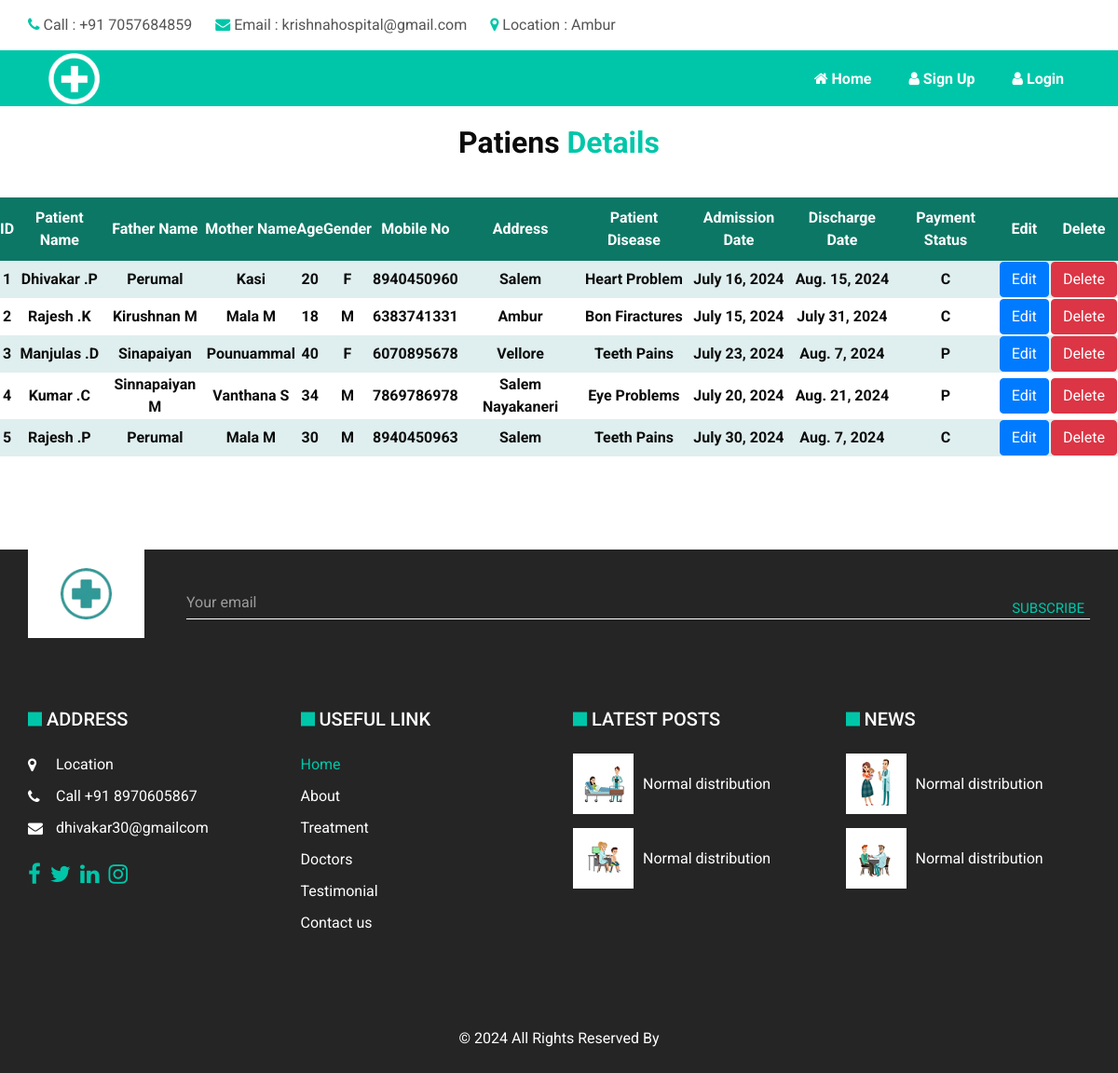
The page /datapations/ on the database its author committed.
### Myapps/models.py (models this page shows, shortened)
class PatientDetail(models.Model):
    GENDER_CHOICES = [
        ('M', 'Male'),
        ('F', 'Female'),
        ('O', 'Other'),
    ]
    PAYMENT_CHOICES = [
        ('C', 'Completed'),
        ('P', 'Pending'),
    ]
    first_name = models.CharField(max_length=100)
    last_name = models.CharField(max_length=100)
    father_name = models.CharField(max_length=100)
    mother_name = models.CharField(max_length=100)
    age = models.IntegerField()
    gender = models.CharField(max_length=1, choices=GENDER_CHOICES)
    email = models.EmailField()
    mobile_no = models.CharField(max_length=15)
    address = models.TextField()
    patient_disease = models.TextField()
    admission_date = models.DateField()
    discharge_date = models.DateField()
    payment_status = models.CharField(max_length=1, choices=PAYMENT_CHOICES)

### Myapps/views.py (the view)
# urls.py: path('datapations/',views.datapations,name='datapations'),
def datapations(request):
    pdatas=PatientDetail.objects.all()
    return render(request,'PasantsDetails/pationsdatas.html',{'pdatas':pdatas})

### Myapps/templates/PasantsDetails/pationsdatas.html (shortened to what this page needs)
{% extends 'Main/main.html' %}
{% load static %}
{% block content %}
<div class="tab" style="margin-bottom: 30px; margin-top: 20px;">
    <div class="heading_container heading_center">
        <h2 style="margin-bottom: 20px;">
            Patiens <span>Details</span>
        </h2>
    </div>
    <div class="tab" style="margin-bottom: 100px; margin-top: 20px;">
        <table>
            <thead>
                <tr>
                    <th>ID</th>
                    <th>Patient Name</th>
                    <th>Father Name</th>
                    <th>Mother Name</th>
                    <th>Age</th>
                    <th>Gender</th>
                    <th>Mobile No</th>
                    <th>Address</th>
                    <th>Patient Disease</th>
                    <th>Admission Date</th>
                    <th>Discharge Date</th>
                    <th>Payment Status</th>
                    <th>Edit</th>
                    <th>Delete</th>
                </tr>
            </thead>
            <tbody>
                {% for datas in pdatas %}
                <tr>
                    <td>{{ datas.id }}</td>
                    <td>{{ datas.first_name }} .{{ datas.last_name }}</td>
                    <td>{{ datas.father_name }}</td>
                    <td>{{ datas.mother_name }}</td>
                    <td>{{ datas.age }}</td>
                    <td>{{ datas.gender }}</td>
                    <td>{{ datas.mobile_no }}</td>
                    <td>{{ datas.address }}</td>
                    <td>{{ datas.patient_disease }}</td>
                    <td>{{ datas.admission_date }}</td>
                    <td>{{ datas.discharge_date }}</td>
                    <td>{{ datas.payment_status }}</td>
                    <td><a href="{% url 'updates' datas.pk %}" class="btn btn-primary">Edit</a></td>
                    <td><a href="{% url 'deletes' datas.pk %}" class="btn btn-danger">Delete</a></td>
                </tr>
                {% endfor %}
            </tbody>
        </table>
    </div>
</div>
{% endblock content %}

### static/CSS/style1.css (style rules this page uses)
body { font-family: 'Roboto', sans-serif; color: #0c0c0c; background-color: #ffffff; overflow-x: hidden; }
.heading_container { display: -webkit-box; display: -ms-flexbox; display: flex; -webkit-box-orient: vertical; -webkit-box-direction: normal; -ms-flex-direction: column; flex-direction: column; -webkit-box-align: start; -ms-flex-align: start; align-items: flex-start; }
.heading_container h2 { position: relative; font-weight: bold; }
.heading_container h2 span { color: #00c6a9; }
.heading_container.heading_center { -webkit-box-align: center; -ms-flex-align: center; align-items: center; text-align: center; }
a, a:hover, a:focus { text-decoration: none; }
.btn, .btn:focus { outline: none !important; -webkit-box-shadow: none; box-shadow: none; }

### static/CSS/rajesh.css (style rules this page uses)
table { width: 100%; table-layout: auto; }
table th { text-align: center; padding: 10px 0px; background: rgb(13, 119, 101) !important; color: white !important; font-weight: bold; }
table tr { margin-top: 10px; }
table td { text-align: center; font-weight:bolder !important; }
tr:nth-child(odd) { background-color: #dfeeee; }

### rows shown on the page
PatientDetail: id "1", first_name "Dhivakar", last_name "P", father_name "Perumal", mother_name "Kasi", age "20", gender "F", mobile_no "8940450960", address "Salem", patient_disease "Heart Problem", admission_date "July 16, 2024", discharge_date "Aug. 15, 2024", payment_status "C"
PatientDetail: id "2", first_name "Rajesh", last_name "K", father_name "Kirushnan M", mother_name "Mala M", age "18", gender "M", mobile_no "6383741331", address "Ambur", patient_disease "Bon Firactures", admission_date "July 15, 2024", discharge_date "July 31, 2024", payment_status "C"
PatientDetail: id "3", first_name "Manjulas", last_name "D", father_name "Sinapaiyan", mother_name "Pounuammal", age "40", gender "F", mobile_no "6070895678", address "Vellore", patient_disease "Teeth Pains", admission_date "July 23, 2024", discharge_date "Aug. 7, 2024", payment_status "P"
PatientDetail: id "4", first_name "Kumar", last_name "C", father_name "Sinnapaiyan M", mother_name "Vanthana S", age "34", gender "M", mobile_no "7869786978", address "Salem Nayakaneri", patient_disease "Eye Problems", admission_date "July 20, 2024", discharge_date "Aug. 21, 2024", payment_status "P"
PatientDetail: id "5", first_name "Rajesh", last_name "P", father_name "Perumal", mother_name "Mala M", age "30", gender "M", mobile_no "8940450963", address "Salem", patient_disease "Teeth Pains", admission_date "July 30, 2024", discharge_date "Aug. 7, 2024", payment_status "C"
